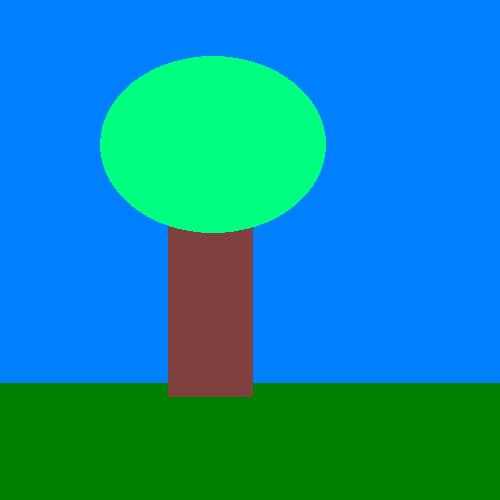
#> input picture 3_SegmentacionColores/arbol.png, 500 x 500 px
$ python histogramasDeColores.py
#> lines starting #> are read from the running program, lines starting #| are printed output that depends on the picture
from PIL import Image
import matplotlib.pyplot as plt

def plot_rgb_histogram(image_path):
    # Abrir la imagen
#> called with image_path = 'arbol.png'
    img = Image.open(image_path)
#> img is the input picture: PIL image 500x500 RGB; mean R, G, B 7.2, 140.3, 169.8

    # Convertir la imagen a RGB si no está en ese modo
    if img.mode != 'RGB':
        img = img.convert('RGB')

    # Obtener los datos de la imagen
    pixels = list(img.getdata())
#> pixels = 250000 items

    # Inicializar listas para cada canal RGB
    reds = []
    greens = []
    blues = []

    # Recorrer todos los píxeles para separar los canales
    for r, g, b in pixels:
        reds.append(r)
        greens.append(g)
        blues.append(b)
#> after the loop, blues = 250000 items; greens = 250000 items; reds = 250000 items

    # Crear la figura y los ejes para el histograma
    plt.figure(figsize=(10, 6))

    # Crear el histograma para cada canal RGB
    plt.hist(reds, bins=256, color='red', alpha=0.5, label='Red')
    plt.hist(greens, bins=256, color='green', alpha=0.5, label='Green')
    plt.hist(blues, bins=256, color='blue', alpha=0.5, label='Blue')

    # Añadir título y etiquetas
    plt.title('Histograma de Colores RGB')
    plt.xlabel('Valor de Intensidad')
    plt.ylabel('Frecuencia')

    # Añadir leyenda
    plt.legend()

    # Mostrar el histograma
    plt.show()
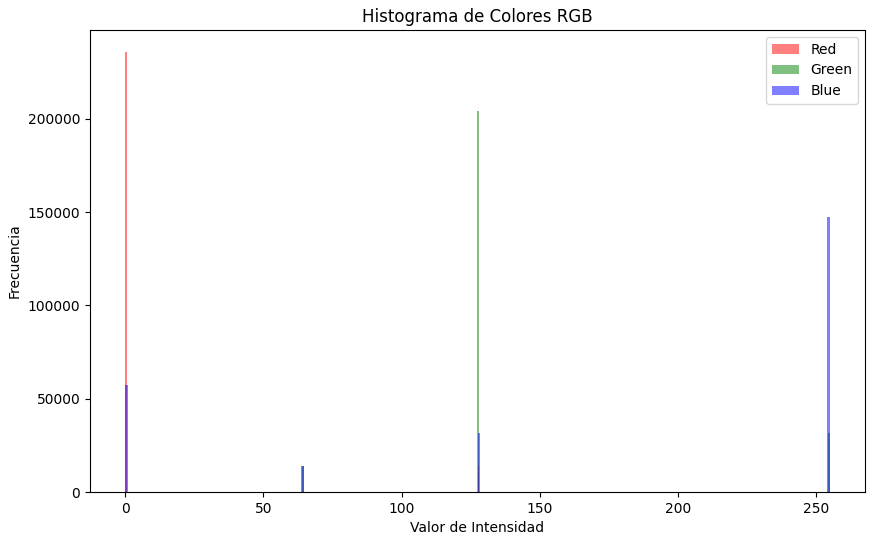
#> figure drawn by matplotlib, 1 panel; tallest bar 235877 high, from x = 0 to 0.5; tallest bar 204495 high, from x = 127.4 to 128.2; tallest bar 147185 high, from x = 254 to 255

# Ejemplo de uso
image_path = 'arbol.png'
plot_rgb_histogram(image_path)
